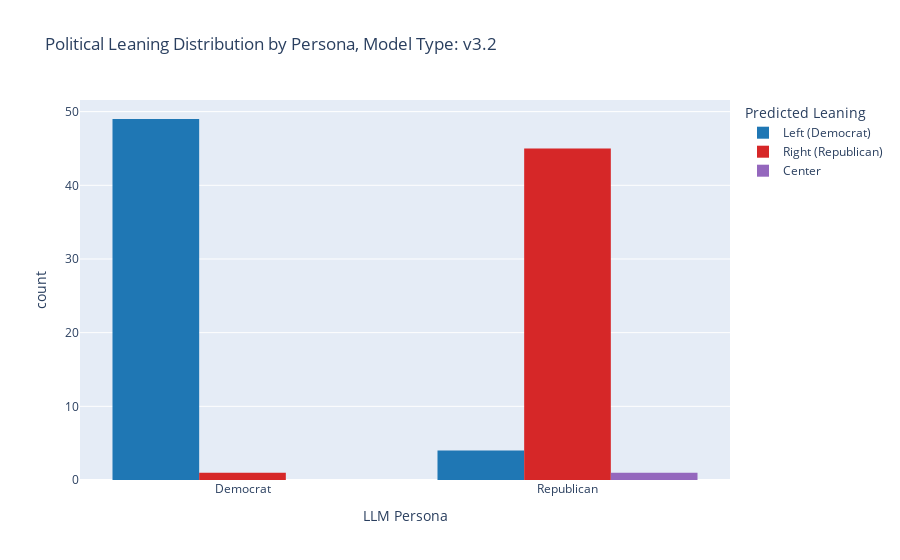

The code cell stored with this chart in its notebook:
### Code cell
# distribution of Leanings
fig1 = px.histogram(
    df, 
    x="persona_type", 
    color="leaning_name", 
    barmode="group",
    title=f"Political Leaning Distribution by Persona, Model Type: {MODEL_TAG}",
    labels={'persona_type': 'LLM Persona', 'leaning_name': 'Predicted Leaning'},
    color_discrete_map={
        'Left (Democrat)': '#1f77b4', 
        'Center': '#9467bd', 
        'Right (Republican)': '#d62728'
    }
)
fig1.show()

### Figure 1 — Plotly figure (JSON) as saved in the notebook; plotly's stock layout.template omitted (floating-point values rounded to 4 significant figures)
{"data": [{"alignmentgroup": "True", "bingroup": "x", "hovertemplate": "Predicted Leaning=Left (Democrat)<br>LLM Persona=%{x}<br>count=%{y}<extra></extra>", "legendgroup": "Left (Democrat)", "marker": {"color": "#1f77b4", "pattern": {"shape": ""}}, "name": "Left (Democrat)", "offsetgroup": "Left (Democrat)", "orientation": "v", "showlegend": true, "type": "histogram", "x": ["Democrat", "Democrat", "Democrat", "Democrat", "Democrat", "Democrat", "Democrat", "Democrat", "Democrat", "Democrat", "Democrat", "Democrat", "Democrat", "Republican", "Democrat", "Democrat", "Democrat", "Democrat", "Democrat", "Democrat", "Democrat", "Democrat", "Democrat", "Democrat", "Democrat", "Democrat", "Democrat", "Democrat", "Democrat", "Democrat", "Democrat", "Republican", "Democrat", "Democrat", "Democrat", "Democrat", "Democrat", "Democrat", "Democrat", "Republican", "Democrat", "Democrat", "Democrat", "Democrat", "Democrat", "Democrat", "Democrat", "Democrat", "Democrat", "Democrat", "Republican", "Democrat", "Democrat"], "xaxis": "x", "yaxis": "y"}, {"alignmentgroup": "True", "bingroup": "x", "hovertemplate": "Predicted Leaning=Right (Republican)<br>LLM Persona=%{x}<br>count=%{y}<extra></extra>", "legendgroup": "Right (Republican)", "marker": {"color": "#d62728", "pattern": {"shape": ""}}, "name": "Right (Republican)", "offsetgroup": "Right (Republican)", "orientation": "v", "showlegend": true, "type": "histogram", "x": ["Republican", "Republican", "Republican", "Republican", "Republican", "Republican", "Republican", "Republican", "Republican", "Republican", "Republican", "Republican", "Republican", "Republican", "Republican", "Republican", "Republican", "Democrat", "Republican", "Republican", "Republican", "Republican", "Republican", "Republican", "Republican", "Republican", "Republican", "Republican", "Republican", "Republican", "Republican", "Republican", "Republican", "Republican", "Republican", "Republican", "Republican", "Republican", "Republican", "Republican", "Republican", "Republican", "Republican", "Republican", "Republican", "Republican"], "xaxis": "x", "yaxis": "y"}, {"alignmentgroup": "True", "bingroup": "x", "hovertemplate": "Predicted Leaning=Center<br>LLM Persona=%{x}<br>count=%{y}<extra></extra>", "legendgroup": "Center", "marker": {"color": "#9467bd", "pattern": {"shape": ""}}, "name": "Center", "offsetgroup": "Center", "orientation": "v", "showlegend": true, "type": "histogram", "x": ["Republican"], "xaxis": "x", "yaxis": "y"}], "layout": {"barmode": "group", "legend": {"title": {"text": "Predicted Leaning"}, "tracegroupgap": 0}, "title": {"text": "Political Leaning Distribution by Persona, Model Type: v3.2"}, "xaxis": {"anchor": "y", "domain": [0, 1], "title": {"text": "LLM Persona"}}, "yaxis": {"anchor": "x", "domain": [0, 1], "title": {"text": "count"}}}}
